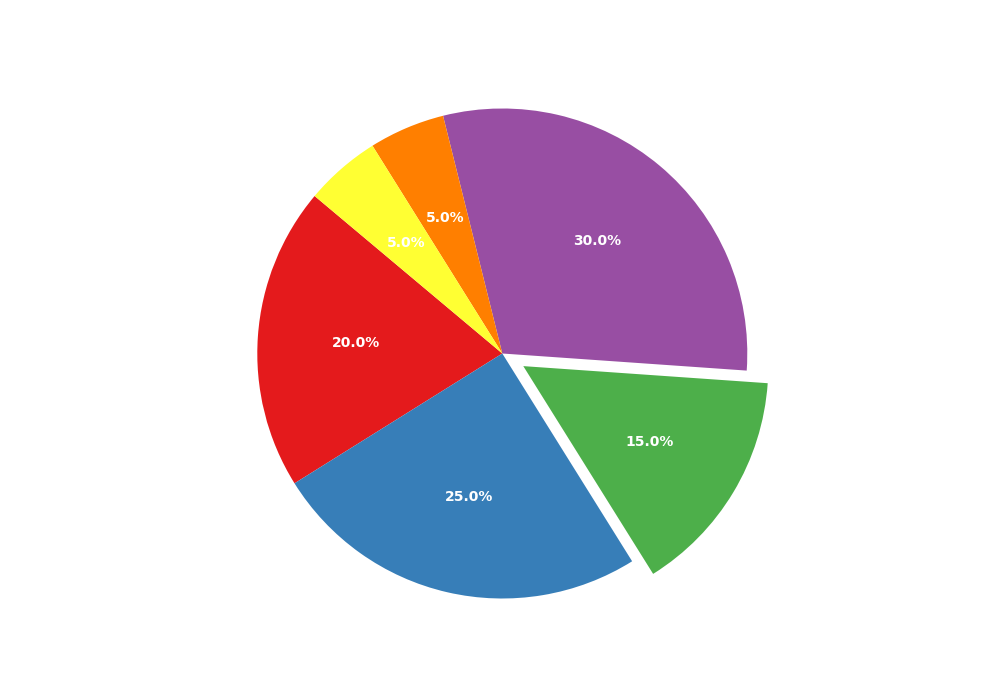

Write the Python code that produced this figure.
import matplotlib.pyplot as plt
import numpy as np

zone_acres = np.array([20, 25, 15, 30, 5, 5])
# New set of colors to replace the original ones
colors = ['#e41a1c', '#377eb8', '#4daf4a', '#984ea3', '#ff7f00', '#ffff33']
explode = (0, 0, 0.1, 0, 0, 0)

fig, ax = plt.subplots(figsize=(10, 7))
wedges, texts, autotexts = ax.pie(
    zone_acres, 
    explode=explode, 
    colors=colors,
    autopct='%1.1f%%', 
    startangle=140
)

for autotext in autotexts:
    autotext.set_color('white')
    autotext.set_fontsize(10)
    autotext.set_weight('bold')

ax.axis('equal')

plt.show()
